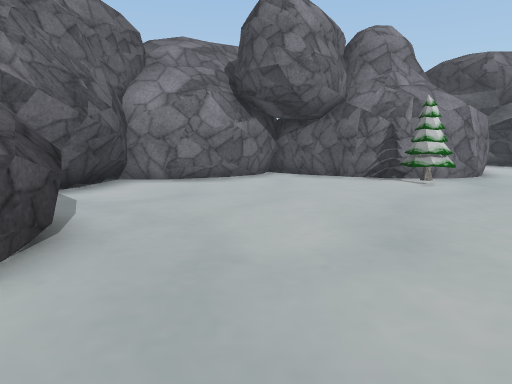
View 1 (above)

18 first-person views from a walk through a 3-D level made in the Unity game engine. The camera is 1.2 m above the floor, tilts 8° down and sees 70° across. The floor is counted in squares, 1 m on a side. Each view is taken from the middle of a square. On the plan, view 1 faces up. The plan holds only what a view shows up to about 15 squares ahead; the rest is blank. The place goes on beyond the plan. Some animated figures are not drawn. Some surface patterns are stand-ins.

View 2
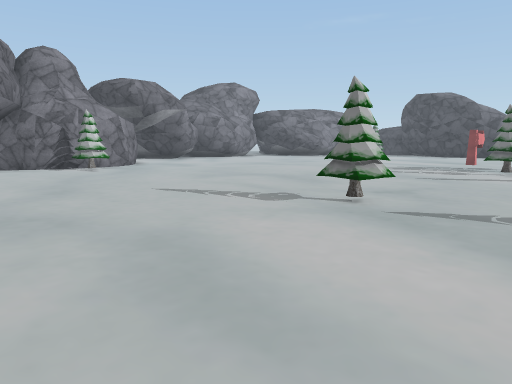

View 3
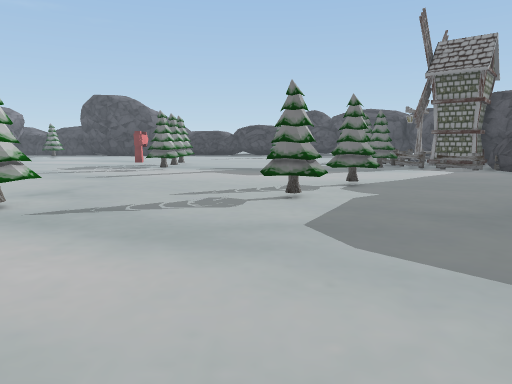

View 4
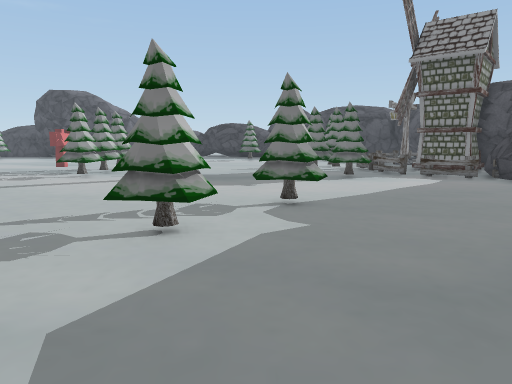

View 5
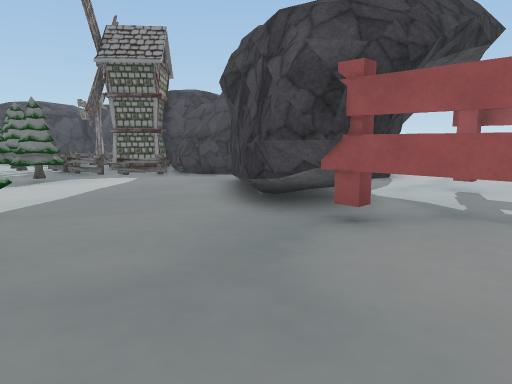

View 6
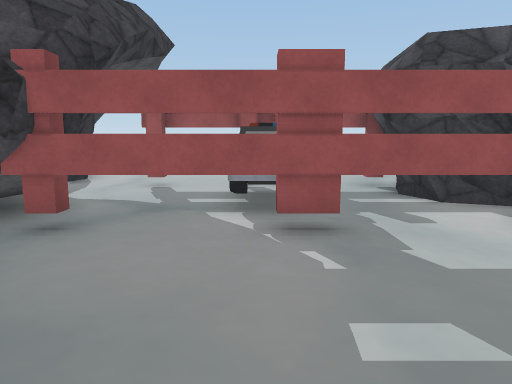

View 7
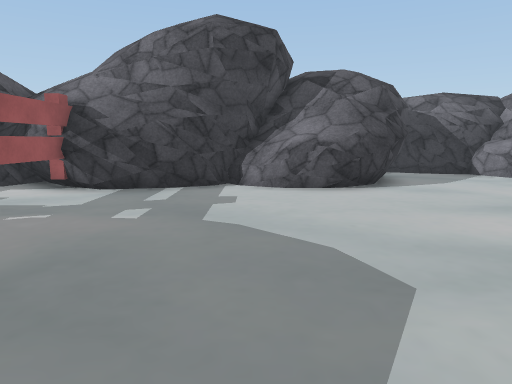

View 8
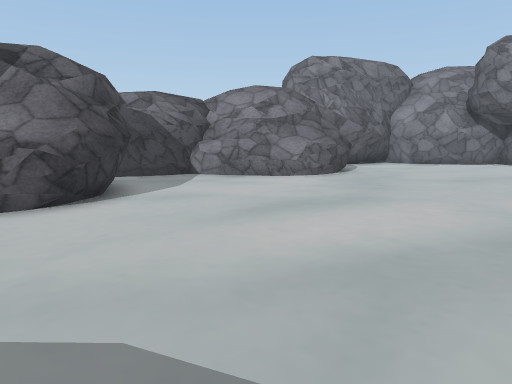

View 9
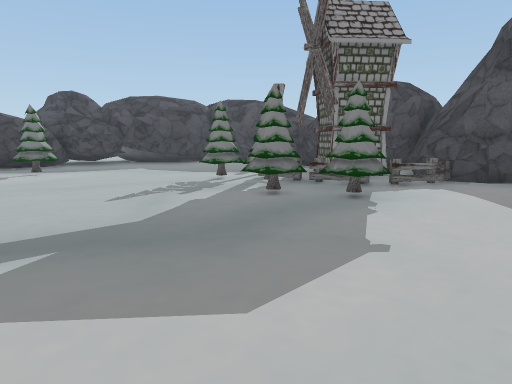

View 10
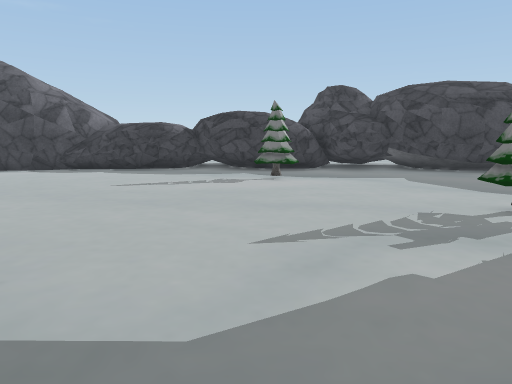

View 11
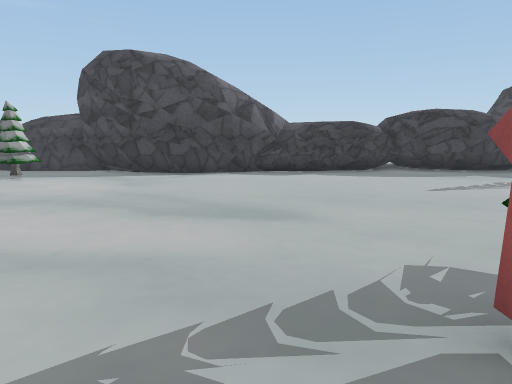

View 12
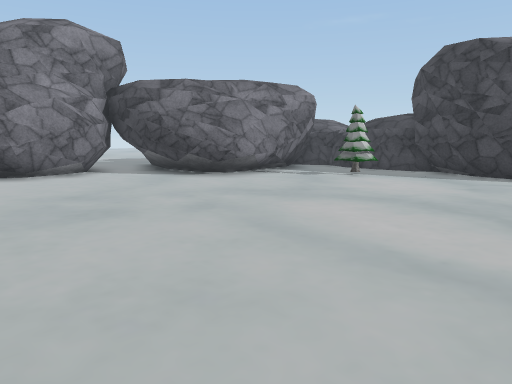

View 13
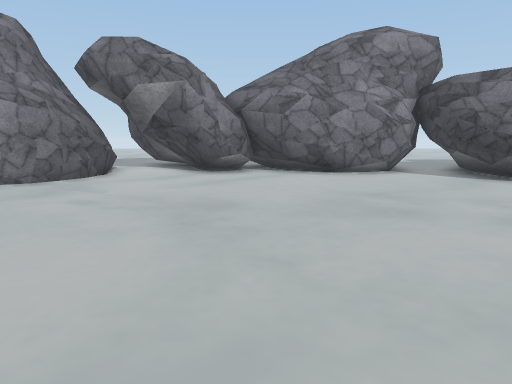

View 14
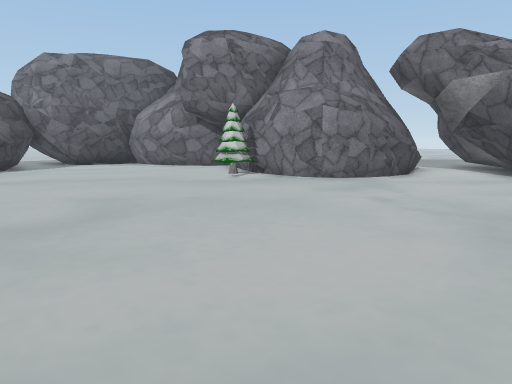

View 15
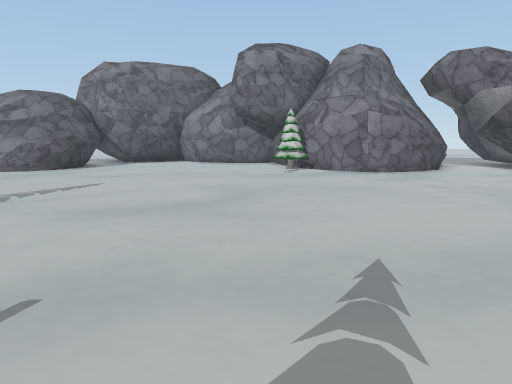

View 16
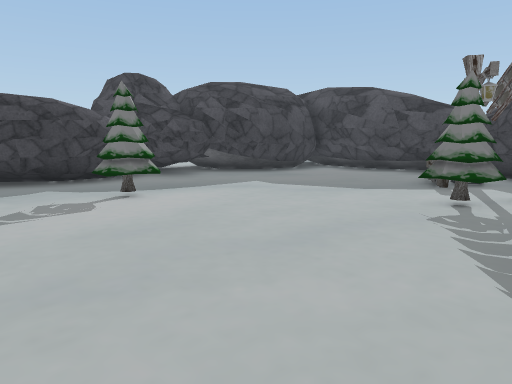

View 17
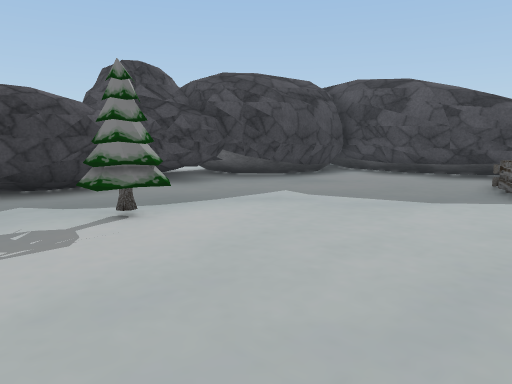

View 18
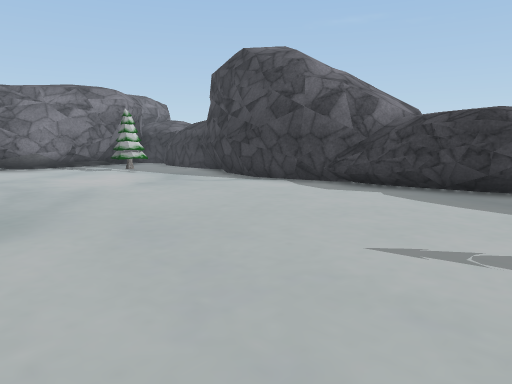

### Floor plan
Key: @ floor where view 1 was taken; # wall or solid block; . floor; T tree; R rock; F fence; W windmill; C car; L lamp; O other object.
Columns run from 8 left of view 1 to 31 right of it. Each row starts with its distance up from view 1.
 16                 #########  ###
 15                 ##.###.#####.#
 14          #      ##...........#
 13         ###    ##............##
 12        ##.######..............#####
 11     ####.....T.................##.. .#
 10     #.......TT.......................#
  9     #............................TT..#
  8    ##............................TT..#
  7    #................................##
  6     R...............................#
  5     RR..............................#
  4    RRR..............................#
  3   RRRR..............................#
  2   RRRR..............................#
  1 RRRRR...............................#R
  0 RRRR....@...........................RR
 -1 RRR..........TT........OOO..........RRR
 -2 RR...........T........TTTTT.........RR
 -3  RRR..................T.TTT.........RR
 -4   RRRR.................  ...........RR
 -5   RRRRR.............................R
 -6   RRRRR........T....................RR
 -7   RRRRR.......TT................TT.RRR
 -8    RRR...........T..............TT.RRR
 -9     R#..........TTT.................RRR
-10      ##................TT...........RRRR
-11      ##..............TTTTT.TT......RRRR
-12       #...............T.TT.T........#
-13       #FFFFFF####......FFFF........##
-14      ##.. C..#  ##....F.....F......#
-15      ##.. C..#   ##...F.WWW.LF.....#
-16       ##.  ..       ####WWWW.F....##
-17        #.  ...      #  #WW RRF######
-18        FFFFFFF         #RR    ######

Positions as (right, up) in squares from view 1, and headings:
1: (0, 0), facing up
2: (-1, -5), facing up-right
3: (-1, -6), facing right
4: (2, -8), facing right
5: (2, -8), facing down-right
6: (2, -8), facing down
7: (7, -8), facing left
8: (5, -8), facing up-left
9: (10, -4), facing down-right
10: (13, -7), facing right
11: (14, 1), facing right
12: (14, 2), facing up-right
13: (14, 2), facing up
14: (14, 2), facing up-left
15: (14, -1), facing up-left
16: (17, -4), facing down-right
17: (19, -5), facing down-right
18: (19, -5), facing up-right
